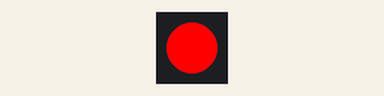
The sketch below on a simulated ESP32. On the bench: 1 RGB LEDs in strip order, left to right.

Above: at 0.5 s.
At 1.5 s:
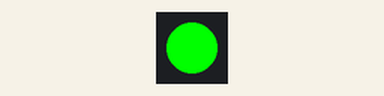
At 5.5 s:
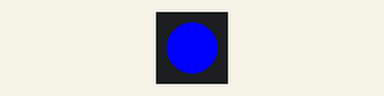
Timing chart, 0 to 6.9 s (numbered marks = the images above):
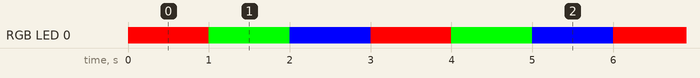

Measured:
- by itself, RGB LED 0: repeats every 3.0 s: RGB(0, 255, 0) 1.0 s, RGB(0, 0, 255) 1.0 s, RGB(255, 0, 0) 1.0 s
- by itself, everything shown: repeats every 3.0 s, in 3 steps

The sketch:

tesEsp-s3.ino
```cpp
// masukan library esp-32 s3 bisa diinstall dengan nama Adafruit NeoPixel, install dari Library Manager Arduino IDE
#include <Adafruit_NeoPixel.h>
//mendefinisikan pin LED internal
#define LED_PIN 48
#define LED_COUNT 1
//mendefinisikan library
Adafruit_NeoPixel pixel(LED_COUNT, LED_PIN, NEO_GRB + NEO_KHZ800);

void setup() {
  pixel.begin();
}

void loop() {
  // Merah
  pixel.setPixelColor(0, pixel.Color(255,0,0));
  pixel.show();
  delay(1000);

  // Hijau
  pixel.setPixelColor(0, pixel.Color(0,255,0));
  pixel.show();
  delay(1000);

  // Biru
  pixel.setPixelColor(0, pixel.Color(0,0,255));
  pixel.show();
  delay(1000);
}
```
